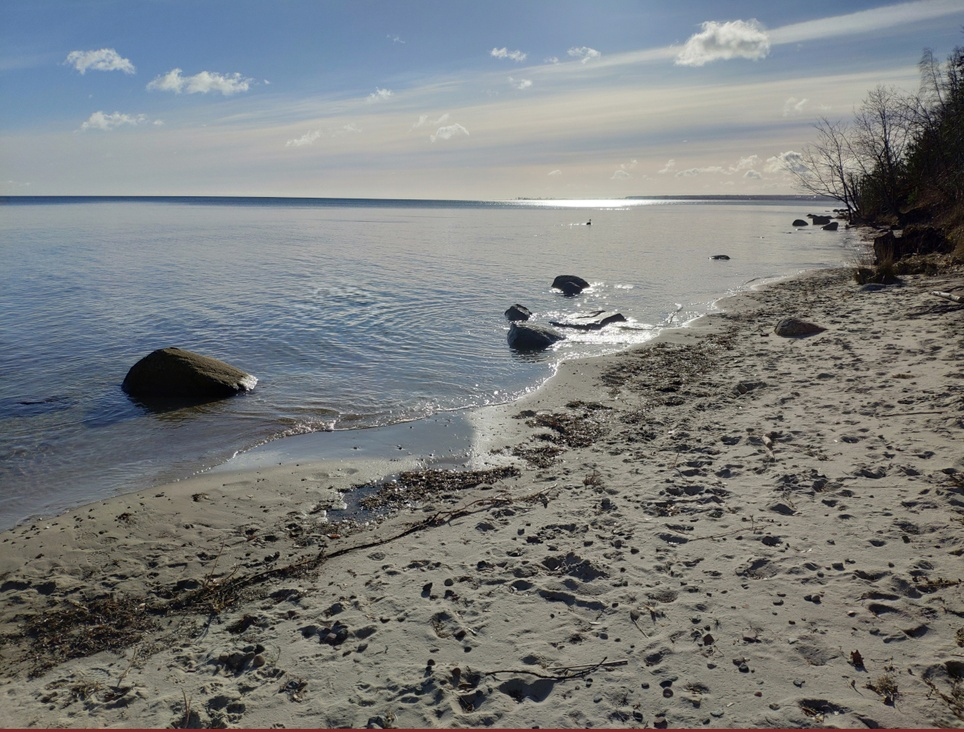
#> input picture L1/plaza.jpg, 964 x 732 px, shrunk from 1244 x 944 before the run
$ jupyter execute w1.ipynb
#> lines starting #> are read from the running program, lines starting #| are printed output that depends on the picture
## Wykład 1.

1. Zaliczenie
2. Zakres materiału
3. Podręcznik: Al Bovik "The essential guide to Image processing"
4. Biblioteka https://scikit-image.org/docs/stable/overview.html

[cell 1]
from skimage import io
from matplotlib import pyplot as plt
import numpy as np
def plot(img, is_color=False):
    plt.figure(figsize=(8,8))
    if is_color:
        plt.imshow(img)
    else:
        plt.imshow(img, cmap = plt.cm.gray)

def plot_subplots(img1, img2):
    plt.figure(figsize=(12,12))
    plt.subplot(1,2,1)
    plt.imshow(img1, cmap = plt.cm.gray)
    plt.subplot(1,2,2)
    plt.imshow(img2, cmap = plt.cm.gray)
    plt.show()

[cell 2]
img=io.imread('plaza.jpg')
#> img is the input picture: shape (732, 964, 3); mean R, G, B 122.5, 125.3, 125.3

[cell 3]
img.shape
#> Out = (732, 964, 3)

[cell 4]
plt.imshow(img)
#plot(img,True)

[cell 5]
print("Shape=",img.shape)
#| Shape= (732, 964, 3)

RGB 2 GREY
$$ Y = 0.2125 R + 0.7154 G + 0.0721 B $$

[cell 6]
from skimage.color import rgb2gray
img_grey=rgb2gray(img)
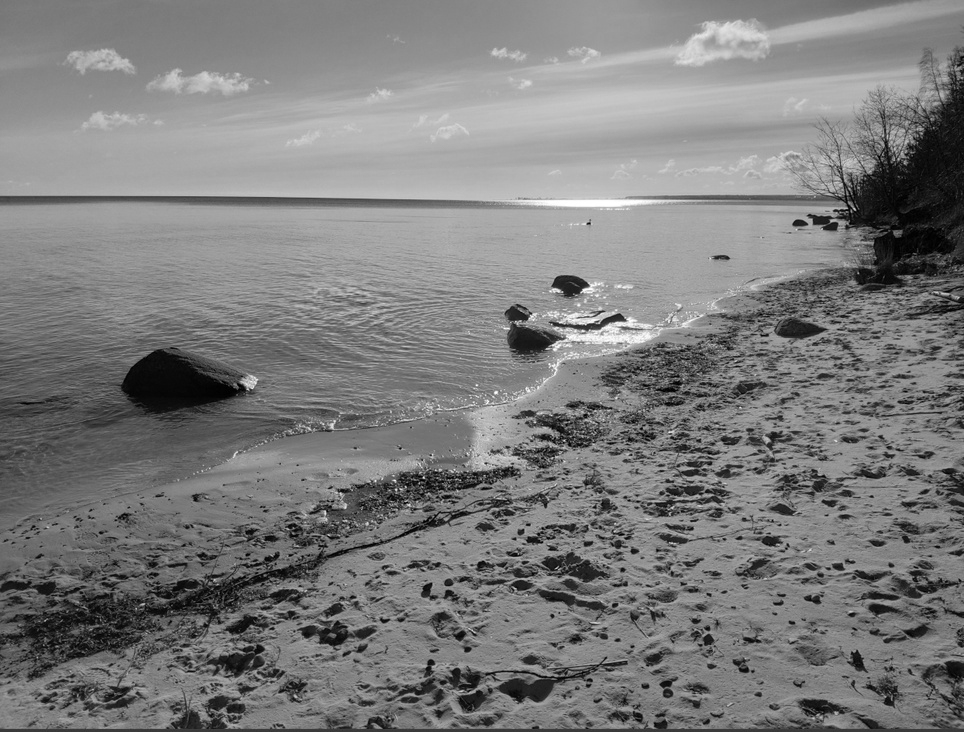
#> img_grey: shape (732, 964) float64; min 0, max 1, mean 0.489

print("Shape=",img_grey.shape)
#| Shape= (732, 964)

[cell 7]
plt.imshow(img_grey,cmap = plt.cm.pink)
#plot(img_grey,False)

[cell 8]
from skimage import data, exposure

#np.histogram(img_grey, bins=2)
hist=exposure.histogram(img_grey, nbins=100)
plt.plot(hist[1],hist[0])
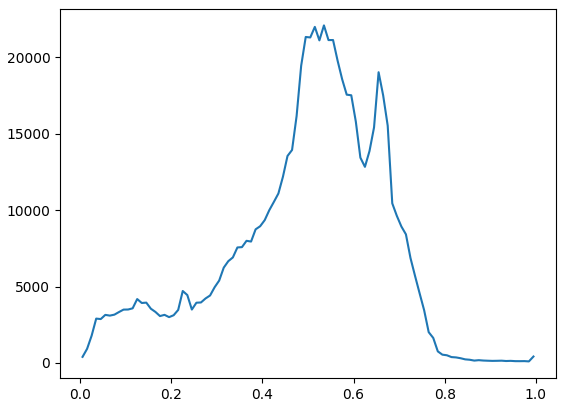
#> figure drawn by matplotlib, 1 panel; curve peaks at x = 0.535, y = 22100

[cell 9]
plt.hist(img_grey.flatten(),bins=40)
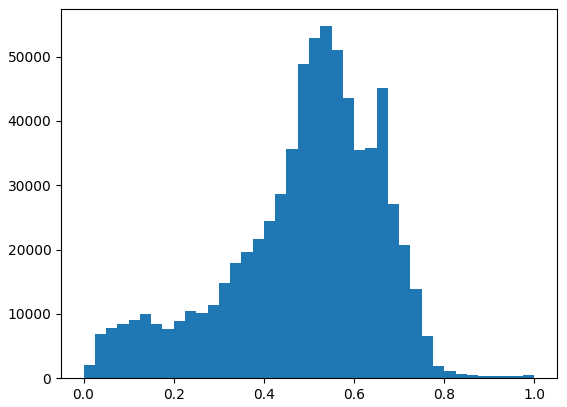
#> figure drawn by matplotlib, 1 panel; tallest bar 54719 high, from x = 0.525 to 0.55
